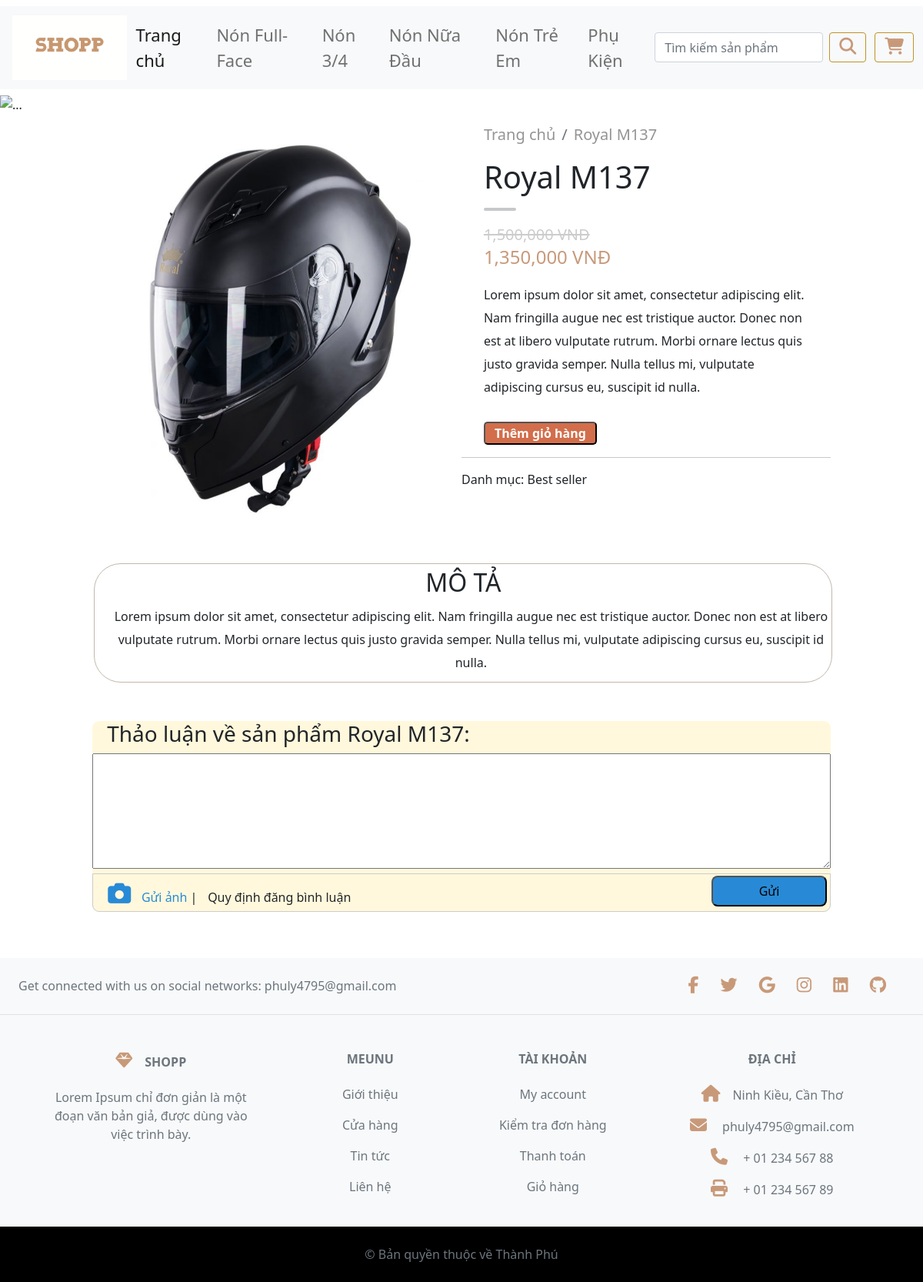
The page /?quanly=chitietsp&id=2 on the database its author committed.
### tables this page shows
CREATE TABLE `danhmuc` (
  `danhmuc_id` int(11) NOT NULL,
  `tendanhmuc` varchar(50) NOT NULL
);

CREATE TABLE `sanpham` (
  `sanpham_id` int(11) NOT NULL,
  `danhmuc_id` int(11) NOT NULL,
  `tensanpham` varchar(255) NOT NULL,
  `sanphamchitiet` text NOT NULL,
  `sanpham_mota` text NOT NULL,
  `giasanpham` float NOT NULL,
  `giakhuyenmai` float NOT NULL,
  `sanpham_active` int(11) NOT NULL,
  `sanphamhot` int(11) NOT NULL,
  `soluongsanpham` int(11) NOT NULL,
  `sanpham_img` varchar(50) NOT NULL
);

### include/chitietsp.php (the view, shortened to what this page needs)
<?php
    if(isset($_GET['id'])){
        $id =$_GET['id'];
    }
    else{
        $id='';
    }
    $sql_chitiet = mysqli_query($mysqli,"SELECT * FROM sanpham  where sanpham_id  ='$id'");
?>
<div class="content">
        <section>
            <?php
                while($row_chitiet = mysqli_fetch_array($sql_chitiet)){
            ?>
          <div class="boxtrai">
              <div class="dha" >
                <div id="carouselExampleControls" class="carousel slide" data-bs-ride="carousel">
                  <div class="carousel-inner">
                    <div class="carousel-item active">
                      <img id="anh" src=" IMG/<?php echo $row_chitiet['sanpham_img']?>" height="500" class="d-block w-100" alt="...">
                    </div>
                  </div>
                </div>
              </div>
          </div>
        <div class="boxphai">
            <nav aria-label="breadcrumb">
              <ol class="breadcrumb">
                <li class="breadcrumb-item"><a style="color: #949494; font-size: 20px;" href="../index.php">Trang chủ</a></li>
                <li class="breadcrumb-item active" style="color: #949494;font-size: 20px;" aria-current="page"><?php echo $row_chitiet ['tensanpham'] ?></li>
              </ol>
            </nav>
              <div class="tensp">
                  <h1><?php echo $row_chitiet['tensanpham']?></h1>
              </div>
              <hr style="width: 10%;height: 4px; border-radius: 5px;">
              <div class="giasp" >
                <del><?php echo number_format( $row_chitiet['giasanpham']).' VNĐ' ?></del>
                <h4 ><?php echo number_format( $row_chitiet['giakhuyenmai']).' VNĐ' ?></h4>
              </div>
              <div class="noidung">
                <p  style="text-align: left !important;"><?php echo $row_chitiet['sanphamchitiet'] ?></p>
              </div>
              <div class="nut">
                <form action="?quanly=giohang" method="post">
                  <fieldset>
                    <input type="submit" name="themgiohang" value="Thêm giỏ hàng" class="button" />
                  </fieldset>
					      </form>
              </div>
          </div>
          <div class="boxduoi">
            <div class="themyeuthich" >
              <hr>
              <p>Danh mục: Best seller</p>
            </div>
          </div>
          <div class="mota">
            <h2>MÔ TẢ</h2>
            <p><?php echo $row_chitiet['sanpham_mota']  ?></p>
          </div>
          <div class="binhluan">
            <div class="tuade">
              <h3 style="margin-left: 2%;">Thảo luận về sản phẩm <?php echo $row_chitiet['tensanpham'] ?>: </h3>
                  <div class="obinhluan">
                    <textarea></textarea>
                  </div>
                  <div class="dieuchinh">
                      <i class="fas fa-camera"></i>
                      <a href="#">Gửi ảnh </a>|<a> Quy định đăng bình luận</a>
                      <button>Gửi</button>
                  </div>
              </div>
            </div>
  </div>
          <?php } ?>

### include/topbar.php (shortened to what this page needs)
<div class="navbar" style="float: left !important;">
        <nav class="navbar navbar-expand-lg navbar-light bg-light">
          <div class="container-fluid">
            <div class="logo">
              <a class="navbar-brand" href="./index.php"><img src="./IMG/logo.png" class="img-thumbnail" alt="..."></a>
            </div>
            <div class="collapse navbar-collapse" id="navbarSupportedContent">
              <ul class="navbar-nav me-auto mb-2 mb-lg-0">
                <li class="nav-item">
                  <a class="nav-link active" aria-current="page" href="./index.php">Trang chủ</a>
                </li>
                <?php
                    $sql_danhmuc_chitiet = mysqli_query($mysqli, 'SELECT * FROM danhmuc ORDER BY danhmuc_id ASC');
                    while ($row_dm_chitiet = mysqli_fetch_array($sql_danhmuc_chitiet)){
                ?>
              <li class="nav-item">
                  <a class="nav-link" href="?quanly=danhmuc&id=<?php echo $row_dm_chitiet['danhmuc_id'] ?>">
                  <?php echo $row_dm_chitiet['tendanhmuc'] ?>
                </a>
                </li>
                <?php } ?>
              </ul>
              <form class="d-flex" action="index.php?quanly=timkiem" method="post">
                <input class="form-control me-2" type="search" name="timkiem" placeholder="Tìm kiếm sản phẩm" aria-label="Search">
                <button class="btn btn-outline-success" name="search_button" type="submit"><i class="fas fa-search" ></i></button>
                <i>&ensp;</i>
              </form>
              <form class="d-flex" method="post" action="index.php?quanly=giohang">
              <button class="btn btn-outline-success" type="submit"> <a href="?quanly=giohang&id=<?php echo  $row_sanpham['sanpham_id'] ?>"><i class="fas fa-shopping-cart" ></i></a> </button>
              </form>
            </div>
          </div>
        </nav>
      </div>

### CSS/index.css (style rules this page uses)
.navbar { width: 100% ;float: left ; }
.navbar .logo { float: left; width:15%; }
.navbar .logo .navbar-brand { width: 50%; }
.navbar .logo .navbar-brand img { width: 100%; border: none;background: none; }
h6 , p { text-align: center; }
a { text-decoration: none; }
i { font-size: 22px;color: #C89979; }
.container-fluid { font-size: 22px;float: left; }
.d-flex button { color: #BE9329;border: 1px solid #BE9329; }

### include/chitietsp.php (style rules this page uses)
.navbar { width: 100% ;float: left ; }
.navbar .logo { float: left; width:15%; }
.navbar .logo .navbar-brand { width: 50%; }
.navbar .logo .navbar-brand img { width: 100%; border: none;background: none; }
h6 , p { text-align: center; }
a { text-decoration: none; }
i { font-size: 22px;color: #C89979; }
.container-fluid { font-size: 22px;float: left; }
.d-flex button { color: #BE9329;border: 1px solid #BE9329; }
.boxtrai { width: 35%;margin-left: 10%;float: left;margin-top: 4%; }
.boxtrai img { width: 100%;position: relative; }
.boxphai { width:35%;float: left;margin-top: 3%;margin-left: 5%; }
.tensp { font-size: 20px; }
.giasp h4 { color: #c89979; }
.giasp del { color: #ccc;font-size: 20px; }
.noidung p { margin-top: 20px;margin-bottom: 30px; line-height: 30px; }
.nut { width: 100%;float: left; }
.nut input { width: 35%; height: 30px;color: white;font-weight: bold;background-color: #d26e4b; border-radius: 5px; }
.boxduoi { width: 40%;float: right;margin-right: 10%; }
.themyeuthich { width: 100%;float: left; }
.themyeuthich p { width: 100%;text-align: left; }
.mota { width:80%; ; float: left; margin-bottom: 50px;margin-left: 10.2%;border-radius: 35px ;border: 1px solid #c2b7ad; margin-top: 5%; }
.mota h2 { text-align: center; padding-top: 5px; }
.mota p { margin-left: 20px;line-height: 30px;margin-top: 10px; margin-bottom: 10px; }
.tuade h3 { font-family: 'Segoe UI', Tahoma, Geneva, Verdana, sans-serif; }
.binhluan { clear: both;;width: 80%;margin: 10%; margin-bottom: 5%;display: flex; background-color:cornsilk;flex-direction: column;border-radius: 9px; }
.binhluan h3 { float: left; }
.obinhluan textarea { min-width: 100%;height: 150px; }
.dieuchinh { border: 1px solid #ccc;height: 50px;border-radius: 0 0 9px 9px; }
.dieuchinh i { color: #288ad6;font-size: 30px;margin-left: 2%; margin-top: 10px; }
.dieuchinh a { color: #288ad6;margin-left: 1%; margin-bottom: 5px;line-height: 10px; }
.dieuchinh button { background-color: #288ad6;width: 150px;height: 40px;border-radius: 8px;float: right;margin-right: 4px;margin-top: 2px; }

### index.php (style rules this page uses)
.navbar { width: 100% ;float: left ; }
.navbar .logo { float: left; width:15%; }
.navbar .logo .navbar-brand { width: 50%; }
.navbar .logo .navbar-brand img { width: 100%; border: none;background: none; }
h6 , p { text-align: center; }
a { text-decoration: none; }
i { font-size: 22px;color: #C89979; }
.container-fluid { font-size: 22px;float: left; }
.d-flex button { color: #BE9329;border: 1px solid #BE9329; }
nav { float: left;width: 100%; }

### rows shown on the page
danhmuc: tendanhmuc "Nón Full-Face"
danhmuc: tendanhmuc "Nón 3/4"
danhmuc: tendanhmuc "Nón Nữa Đầu"
danhmuc: tendanhmuc "Nón Trẻ Em"
danhmuc: tendanhmuc "Phụ Kiện"
sanpham: sanpham_img (picture), tensanpham "Royal M137", giasanpham "1,500,000", giakhuyenmai "1,350,000", sanphamchitiet "Lorem ipsum dolor sit amet, consectetur adipiscing elit. Nam fringilla augue nec est tristique auctor. Donec non est at libero vulputate rutrum. Morbi ornare lectus quis justo gravida semper. Nulla tellus mi, vulputate adipiscing cursus eu, suscipit id nulla.", sanpham_mota "Lorem ipsum dolor sit amet, consectetur adipiscing elit. Nam fringilla augue nec est tristique auctor. Donec non est at libero vulputate rutrum. Morbi ornare lectus quis justo gravida semper. Nulla tellus mi, vulputate adipiscing cursus eu, suscipit id nulla."
